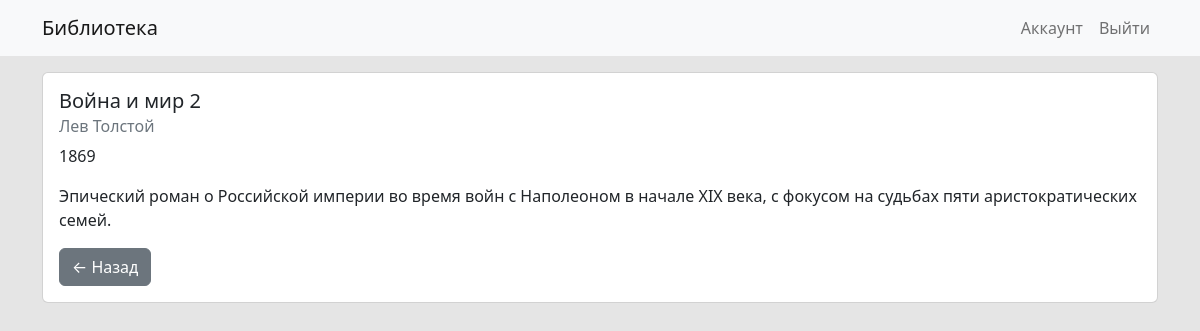
The page /book/2 on the database its author committed.
### app/models/models.py (models this page shows, shortened)
class Book(db.Model):
    id = db.Column(db.Integer, primary_key=True)
    title = db.Column(db.String(80), nullable=False)
    author = db.Column(db.String(80), nullable=False)
    year = db.Column(db.Integer, nullable=False)
    description = db.Column(db.String(500), nullable=False)

### app/routes/routes.py (the view)
@app_route.route('/book/<int:book_id>')
def book_detail(book_id):
    book = Book.query.get_or_404(book_id)
    return render_template('book.html', book=book)

### app/templates/book.html (shortened to what this page needs)
{% extends 'base.html' %}
{% block content %}
<div class="card">
    <div class="card-body">
        <h5 class="card-title">{{ book.title }}</h5>
        <h6 class="card-subtitle mb-2 text-muted">{{ book.author }}</h6>
        <p class="card-text">{{book.year}}</p>
        <p class="card-text">{{ book.description }}</p>
        <a href="{{ url_for('route.books') }}" class="btn btn-secondary">&larr; Назад</a>
    </div>
</div>
{% endblock %}

### app/static/custom.css (style rules this page uses)
body { background-color: #e5e5e5; }

### rows shown on the page
Book: title "Война и мир 2", author "Лев Толстой", year "1869", description "Эпический роман о Российской империи во время войн с Наполеоном в начале XIX века, с фокусом на судьбах пяти аристократических семей."
